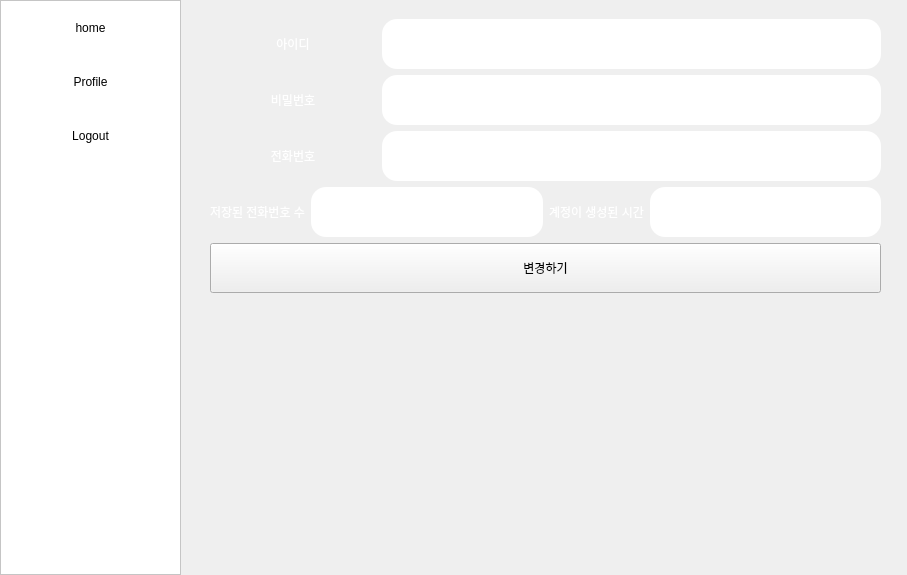
<?xml version="1.0" encoding="UTF-8"?>
<ui version="4.0">
 <class>home</class>
 <widget class="QWidget" name="home">
  <property name="geometry">
   <rect>
    <x>0</x>
    <y>0</y>
    <width>907</width>
    <height>575</height>
   </rect>
  </property>
  <property name="windowTitle">
   <string>home</string>
  </property>
  <property name="autoFillBackground">
   <bool>false</bool>
  </property>
  <property name="styleSheet">
   <string notr="true">QWidget{background-color: rgb(0, 61,102)};</string>
  </property>
  <widget class="QListWidget" name="index_sideMenu">
   <property name="geometry">
    <rect>
     <x>0</x>
     <y>0</y>
     <width>181</width>
     <height>575</height>
    </rect>
   </property>
   <property name="styleSheet">
    <string notr="true">QListWidget::item:hover{
background: orange;
}
QListWidget{
	border-color: white;
	background-color: white;
}
QListWidget::item{
	padding:20px;
	border-radius: 5px;
}
</string>
   </property>
   <property name="spacing">
    <number>20</number>
   </property>
   <property name="modelColumn">
    <number>0</number>
   </property>
   <property name="uniformItemSizes">
    <bool>false</bool>
   </property>
   <property name="wordWrap">
    <bool>false</bool>
   </property>
   <property name="itemAlignment">
    <set>Qt::AlignmentFlag::AlignHCenter</set>
   </property>
   <property name="sortingEnabled">
    <bool>false</bool>
   </property>
   <item>
    <property name="text">
     <string>home</string>
    </property>
    <property name="textAlignment">
     <set>AlignCenter</set>
    </property>
    <property name="background">
     <brush brushstyle="SolidPattern">
      <color alpha="255">
       <red>0</red>
       <green>170</green>
       <blue>255</blue>
      </color>
     </brush>
    </property>
    <property name="foreground">
     <brush brushstyle="SolidPattern">
      <color alpha="255">
       <red>0</red>
       <green>0</green>
       <blue>0</blue>
      </color>
     </brush>
    </property>
   </item>
   <item>
    <property name="text">
     <string>Profile</string>
    </property>
    <property name="textAlignment">
     <set>AlignCenter</set>
    </property>
    <property name="background">
     <brush brushstyle="SolidPattern">
      <color alpha="255">
       <red>0</red>
       <green>170</green>
       <blue>255</blue>
      </color>
     </brush>
    </property>
    <property name="foreground">
     <brush brushstyle="SolidPattern">
      <color alpha="255">
       <red>0</red>
       <green>0</green>
       <blue>0</blue>
      </color>
     </brush>
    </property>
   </item>
   <item>
    <property name="text">
     <string>Logout</string>
    </property>
    <property name="textAlignment">
     <set>AlignCenter</set>
    </property>
    <property name="background">
     <brush brushstyle="SolidPattern">
      <color alpha="255">
       <red>0</red>
       <green>170</green>
       <blue>255</blue>
      </color>
     </brush>
    </property>
    <property name="foreground">
     <brush brushstyle="SolidPattern">
      <color alpha="255">
       <red>0</red>
       <green>0</green>
       <blue>0</blue>
      </color>
     </brush>
    </property>
   </item>
  </widget>
  <widget class="QStackedWidget" name="stackedWidget">
   <property name="geometry">
    <rect>
     <x>181</x>
     <y>0</y>
     <width>726</width>
     <height>575</height>
    </rect>
   </property>
   <property name="styleSheet">
    <string notr="true">QStackedWidget{text-align:center;}</string>
   </property>
   <property name="currentIndex">
    <number>1</number>
   </property>
   <widget class="QWidget" name="page">
    <widget class="QWidget" name="gridLayoutWidget">
     <property name="geometry">
      <rect>
       <x>0</x>
       <y>10</y>
       <width>721</width>
       <height>561</height>
      </rect>
     </property>
     <layout class="QGridLayout" name="gridLayout" rowstretch="0,0,0,0,0,0" columnstretch="0">
      <property name="sizeConstraint">
       <enum>QLayout::SizeConstraint::SetDefaultConstraint</enum>
      </property>
      <property name="leftMargin">
       <number>0</number>
      </property>
      <property name="spacing">
       <number>0</number>
      </property>
      <item row="2" column="0">
       <layout class="QHBoxLayout" name="horizontalLayout" stretch="0,0">
        <item>
         <widget class="QLabel" name="index_lastLoginDateLabel">
          <property name="styleSheet">
           <string notr="true">QLabel{color:white;}</string>
          </property>
          <property name="text">
           <string>마지막 로그인일시 : </string>
          </property>
         </widget>
        </item>
        <item>
         <widget class="QLabel" name="index_phoneNumLabel">
          <property name="styleSheet">
           <string notr="true">QLabel{color:white;}</string>
          </property>
          <property name="text">
           <string/>
          </property>
         </widget>
        </item>
       </layout>
      </item>
      <item row="3" column="0">
       <widget class="QTableWidget" name="index_table">
        <property name="minimumSize">
         <size>
          <width>689</width>
          <height>0</height>
         </size>
        </property>
        <property name="styleSheet">
         <string notr="true">QTableWidget{background-color:white; color:black;}</string>
        </property>
        <attribute name="horizontalHeaderCascadingSectionResizes">
         <bool>true</bool>
        </attribute>
        <attribute name="horizontalHeaderMinimumSectionSize">
         <number>179</number>
        </attribute>
        <attribute name="horizontalHeaderDefaultSectionSize">
         <number>179</number>
        </attribute>
        <attribute name="horizontalHeaderShowSortIndicator" stdset="0">
         <bool>false</bool>
        </attribute>
        <attribute name="verticalHeaderVisible">
         <bool>true</bool>
        </attribute>
        <attribute name="verticalHeaderMinimumSectionSize">
         <number>50</number>
        </attribute>
        <column>
         <property name="text">
          <string>PhoneNumber</string>
         </property>
        </column>
        <column>
         <property name="text">
          <string>Name</string>
         </property>
        </column>
        <column>
         <property name="text">
          <string>UserId</string>
         </property>
        </column>
        <column>
         <property name="text">
          <string>CreateDate</string>
         </property>
        </column>
       </widget>
      </item>
      <item row="5" column="0">
       <layout class="QHBoxLayout" name="horizontalLayout_3" stretch="1">
        <property name="spacing">
         <number>7</number>
        </property>
        <property name="rightMargin">
         <number>0</number>
        </property>
        <item>
         <widget class="QPushButton" name="index_deleteBtn">
          <property name="styleSheet">
           <string notr="true">QPushButton{background-color: gray; color:black;}</string>
          </property>
          <property name="text">
           <string>delete</string>
          </property>
          <property name="autoDefault">
           <bool>false</bool>
          </property>
         </widget>
        </item>
       </layout>
      </item>
      <item row="4" column="0">
       <layout class="QHBoxLayout" name="horizontalLayout_5" stretch="1,1,0">
        <property name="rightMargin">
         <number>0</number>
        </property>
        <item>
         <widget class="QLineEdit" name="NameInput">
          <property name="styleSheet">
           <string notr="true">QLineEdit{color:white;}</string>
          </property>
          <property name="placeholderText">
           <string>Name</string>
          </property>
         </widget>
        </item>
        <item>
         <widget class="QLineEdit" name="userIdInput">
          <property name="styleSheet">
           <string notr="true">QLineEdit{color:white;}</string>
          </property>
          <property name="placeholderText">
           <string>UserId</string>
          </property>
         </widget>
        </item>
        <item>
         <widget class="QPushButton" name="index_saveBtn">
          <property name="styleSheet">
           <string notr="true">QPushButton{background-color: gray; color:black;}</string>
          </property>
          <property name="text">
           <string>저장하기</string>
          </property>
         </widget>
        </item>
       </layout>
      </item>
      <item row="0" column="0" rowspan="2">
       <widget class="QLabel" name="index_welcomeLabel">
        <property name="font">
         <font>
          <pointsize>26</pointsize>
         </font>
        </property>
        <property name="styleSheet">
         <string notr="true">QLabel{color: white;}</string>
        </property>
        <property name="text">
         <string>xxx님 환영합니다</string>
        </property>
       </widget>
      </item>
     </layout>
    </widget>
   </widget>
   <widget class="QWidget" name="page_2">
    <widget class="QWidget" name="gridLayoutWidget_2">
     <property name="geometry">
      <rect>
       <x>29</x>
       <y>19</y>
       <width>671</width>
       <height>541</height>
      </rect>
     </property>
     <layout class="QGridLayout" name="gridLayout_2" rowstretch="1,0,0,0,0" columnstretch="1,3">
      <property name="sizeConstraint">
       <enum>QLayout::SizeConstraint::SetMinAndMaxSize</enum>
      </property>
      <item row="2" column="1">
       <widget class="QLineEdit" name="profile_phone_input">
        <property name="sizePolicy">
         <sizepolicy hsizetype="Expanding" vsizetype="Fixed">
          <horstretch>0</horstretch>
          <verstretch>10</verstretch>
         </sizepolicy>
        </property>
        <property name="minimumSize">
         <size>
          <width>0</width>
          <height>50</height>
         </size>
        </property>
        <property name="styleSheet">
         <string notr="true">QLineEdit{
	background-color: white; color:black;
	border-radius: 15px;
	border-color: pink;
}
</string>
        </property>
        <property name="readOnly">
         <bool>true</bool>
        </property>
       </widget>
      </item>
      <item row="3" column="0" colspan="2">
       <layout class="QGridLayout" name="gridLayout_4">
        <item row="0" column="2">
         <widget class="QLabel" name="label_5">
          <property name="styleSheet">
           <string notr="true">QLabel{text-align : center; color:white;}</string>
          </property>
          <property name="text">
           <string>계정이 생성된 시간</string>
          </property>
         </widget>
        </item>
        <item row="0" column="0">
         <widget class="QLabel" name="label_4">
          <property name="styleSheet">
           <string notr="true">QLabel{text-align : center; color:white;}</string>
          </property>
          <property name="text">
           <string>저장된 전화번호 수</string>
          </property>
         </widget>
        </item>
        <item row="0" column="1">
         <widget class="QLineEdit" name="profile_count_input">
          <property name="minimumSize">
           <size>
            <width>0</width>
            <height>50</height>
           </size>
          </property>
          <property name="styleSheet">
           <string notr="true">QLineEdit{background-color: white; color:black; border-radius:15px;}
</string>
          </property>
          <property name="readOnly">
           <bool>true</bool>
          </property>
         </widget>
        </item>
        <item row="0" column="3">
         <widget class="QLineEdit" name="profile_createTime">
          <property name="minimumSize">
           <size>
            <width>0</width>
            <height>50</height>
           </size>
          </property>
          <property name="styleSheet">
           <string notr="true">QLineEdit{background-color: white; color:black;border-radius:15px;}
</string>
          </property>
          <property name="readOnly">
           <bool>true</bool>
          </property>
         </widget>
        </item>
       </layout>
      </item>
      <item row="2" column="0">
       <widget class="QLabel" name="label_2">
        <property name="styleSheet">
         <string notr="true">QLabel{text-align : center; color:white;}</string>
        </property>
        <property name="text">
         <string>전화번호</string>
        </property>
        <property name="alignment">
         <set>Qt::AlignmentFlag::AlignCenter</set>
        </property>
        <property name="margin">
         <number>20</number>
        </property>
       </widget>
      </item>
      <item row="4" column="0" colspan="2">
       <widget class="QPushButton" name="profile_modify_btn">
        <property name="minimumSize">
         <size>
          <width>0</width>
          <height>50</height>
         </size>
        </property>
        <property name="text">
         <string>변경하기</string>
        </property>
       </widget>
      </item>
      <item row="1" column="0">
       <widget class="QLabel" name="label_3">
        <property name="styleSheet">
         <string notr="true">QLabel{text-align : center; color:white;}</string>
        </property>
        <property name="text">
         <string>비밀번호</string>
        </property>
        <property name="alignment">
         <set>Qt::AlignmentFlag::AlignCenter</set>
        </property>
        <property name="margin">
         <number>20</number>
        </property>
       </widget>
      </item>
      <item row="1" column="1">
       <widget class="QLineEdit" name="profile_userPw_input">
        <property name="sizePolicy">
         <sizepolicy hsizetype="Expanding" vsizetype="Fixed">
          <horstretch>0</horstretch>
          <verstretch>10</verstretch>
         </sizepolicy>
        </property>
        <property name="minimumSize">
         <size>
          <width>0</width>
          <height>50</height>
         </size>
        </property>
        <property name="styleSheet">
         <string notr="true">QLineEdit{background-color: white; color:black; border-radius:15px;}
</string>
        </property>
       </widget>
      </item>
      <item row="0" column="0">
       <widget class="QLabel" name="label">
        <property name="styleSheet">
         <string notr="true">QLabel{text-align : center; color:white;}</string>
        </property>
        <property name="text">
         <string>아이디</string>
        </property>
        <property name="alignment">
         <set>Qt::AlignmentFlag::AlignCenter</set>
        </property>
        <property name="margin">
         <number>20</number>
        </property>
       </widget>
      </item>
      <item row="0" column="1">
       <widget class="QLineEdit" name="profile_userId_input">
        <property name="sizePolicy">
         <sizepolicy hsizetype="Expanding" vsizetype="Fixed">
          <horstretch>0</horstretch>
          <verstretch>10</verstretch>
         </sizepolicy>
        </property>
        <property name="minimumSize">
         <size>
          <width>0</width>
          <height>50</height>
         </size>
        </property>
        <property name="styleSheet">
         <string notr="true">QLineEdit{background-color: white; color:black; border-radius:15px}</string>
        </property>
        <property name="readOnly">
         <bool>true</bool>
        </property>
       </widget>
      </item>
     </layout>
    </widget>
   </widget>
  </widget>
 </widget>
 <resources/>
 <connections/>
</ui>
